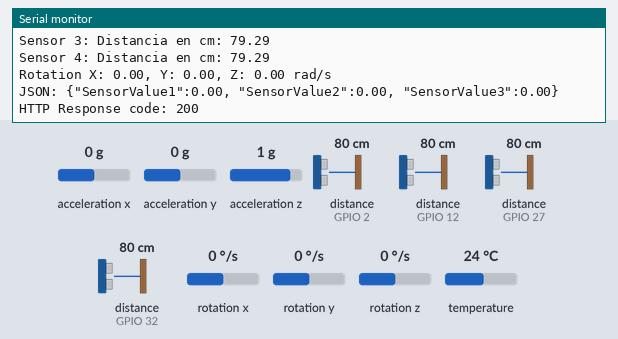
Simulated run of this sketch. Board: ESP32. On the bench: the last lines printed to the serial monitor. Wiring (inferred from the names in the program): 4 × ultrasonic range finder: trigger GPIO 13, echo GPIO 12 / trigger GPIO 14, echo GPIO 27 / trigger GPIO 15, echo GPIO 2 / trigger GPIO 33, echo GPIO 32. The inputs (shaded band) are chosen by the test bench; at power-on: distance to the obstacle (sensors on GPIO 2, GPIO 12, GPIO 27, GPIO 32) 80 cm, rotation x 0 °/s, rotation y 0 °/s, acceleration x 0 g, acceleration y 0 g, acceleration z 1 g, rotation z 0 °/s, temperature 24 °C. The echo pulse lasts 58.3 µs per cm; WiFi joins after 1.5 s; servers stay silent unless stated; uploads are accepted with an empty reply.

Above: at 2.8 s.
2.9 s: distance to the obstacle (sensor on GPIO 2) set to 2 cm
At 3.0 s:
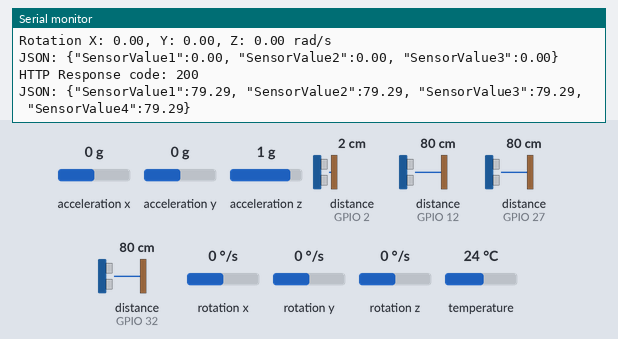
4.9 s: distance to the obstacle (sensor on GPIO 12) set to 2 cm
At 6.08 s:
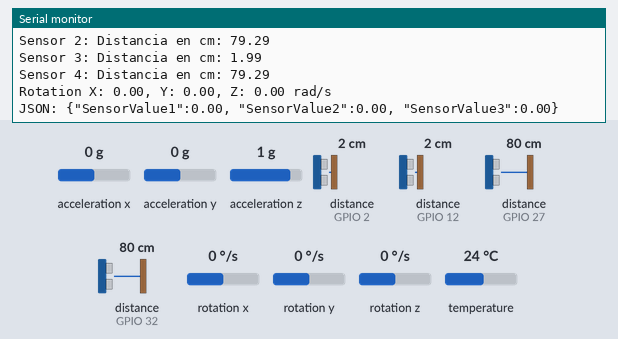
6.9 s: distance to the obstacle (sensor on GPIO 27) set to 2 cm
At 7.29 s:
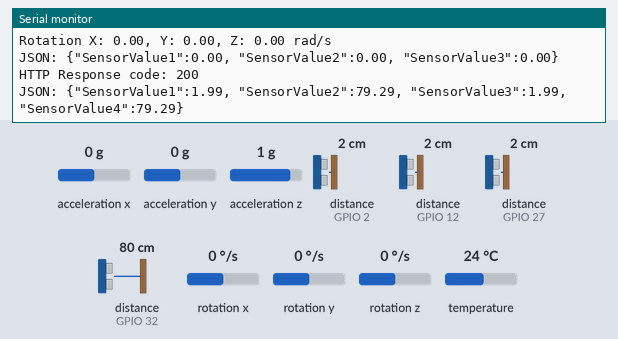
8.9 s: distance to the obstacle (sensor on GPIO 32) set to 2 cm
At 8.93 s:
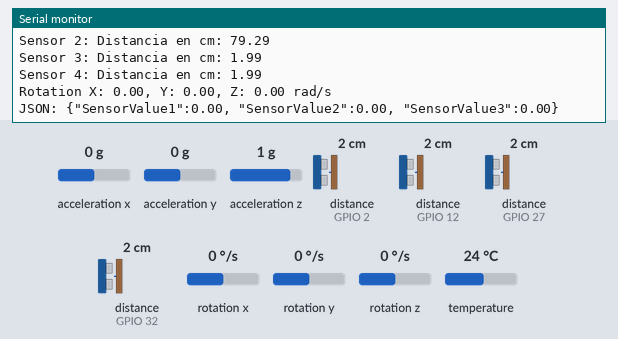
10.9 s: rotation x set to -192 °/s
At 12.6 s:
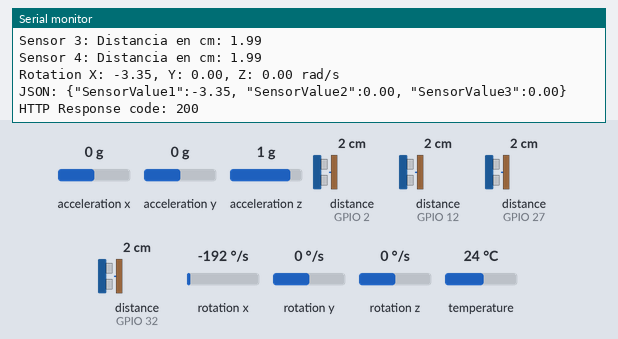
12.9 s: rotation y set to -192 °/s
At 14.1 s:
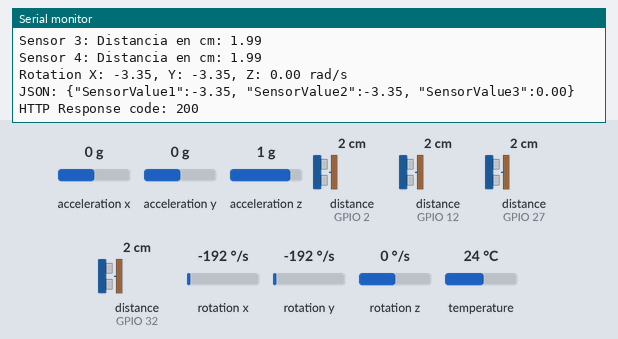
Timing chart, 0 to 15.9 s (numbered marks = the images above; inputs shaded):
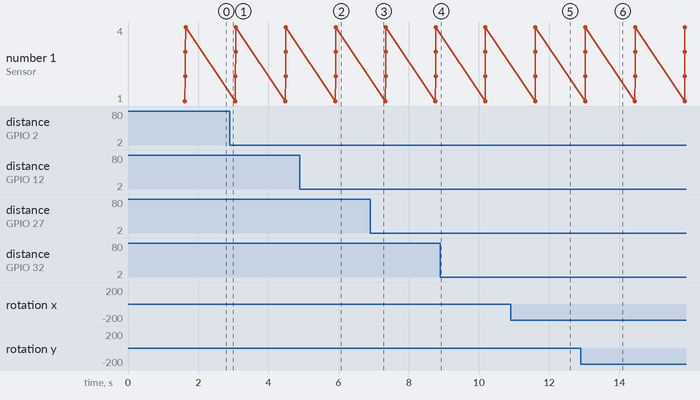

The sketch:

Todos_API.ino
```cpp
#include <WiFi.h>
#include <HTTPClient.h>
#include <Wire.h>
#include <Adafruit_MPU6050.h>

#define SOUND_SPEED 0.034  // Velocidad del sonido en el aire ≈ 343 m/s
#define ECHO_PIN_1 12      // Pin del trigger del sensor  Ok
#define TRIGGER_PIN_1 13   // Pin del eco del sensor      Ok
#define ECHO_PIN_2 32      // Pin del trigger del sensor  Ok
#define TRIGGER_PIN_2 33   // Pin del eco del sensor      Ok
#define ECHO_PIN_3 2      // Pin del trigger del sensor   Ok
#define TRIGGER_PIN_3 15   // Pin del eco del sensor      Ok
#define ECHO_PIN_4 27      // Pin del trigger del sensor  Ok
#define TRIGGER_PIN_4 14   // Pin del eco del sensor      Ok

const char *ssid = "LAPTOP-5BUGCH90";
const char *password = "123456789";
const char *serverUrl1 = "http://172.71.11.76:5000/api/receive_data_US4";
const char *serverUrl2 = "http://172.71.11.76:5000/api/receive_data_G";

Adafruit_MPU6050 mpu;

void setup() {
  Serial.begin(115200);
  pinMode(TRIGGER_PIN_1, OUTPUT);
  pinMode(ECHO_PIN_1, INPUT);
  pinMode(TRIGGER_PIN_2, OUTPUT);
  pinMode(ECHO_PIN_2, INPUT);
  pinMode(TRIGGER_PIN_3, OUTPUT);
  pinMode(ECHO_PIN_3, INPUT);
  pinMode(TRIGGER_PIN_4, OUTPUT);
  pinMode(ECHO_PIN_4, INPUT);

  WiFi.begin(ssid, password);

  while (WiFi.status() != WL_CONNECTED) {
    delay(500);
    Serial.println("Conectando a WiFi...");
  }

  Serial.println("Adafruit MPU6050 test!");

  Serial.println("Conectado a la red WiFi");
  Serial.print("Dirección IP: ");
  Serial.println(WiFi.localIP());
  Serial.println("MPU6050 Found!");

    mpu.setAccelerometerRange(MPU6050_RANGE_8_G);
  Serial.print("Accelerometer range set to: ");
  switch (mpu.getAccelerometerRange()) {
  case MPU6050_RANGE_2_G:
    Serial.println("+-2G");
    break;
  case MPU6050_RANGE_4_G:
    Serial.println("+-4G");
    break;
  case MPU6050_RANGE_8_G:
    Serial.println("+-8G");
    break;
  case MPU6050_RANGE_16_G:
    Serial.println("+-16G");
    break;
  }
  mpu.setGyroRange(MPU6050_RANGE_500_DEG);
  Serial.print("Gyro range set to: ");
  switch (mpu.getGyroRange()) {
  case MPU6050_RANGE_250_DEG:
    Serial.println("+- 250 deg/s");
    break;
  case MPU6050_RANGE_500_DEG:
    Serial.println("+- 500 deg/s");
    break;
  case MPU6050_RANGE_1000_DEG:
    Serial.println("+- 1000 deg/s");
    break;
  case MPU6050_RANGE_2000_DEG:
    Serial.println("+- 2000 deg/s");
    break;
  }

  mpu.setFilterBandwidth(MPU6050_BAND_5_HZ);
  Serial.print("Filter bandwidth set to: ");
  switch (mpu.getFilterBandwidth()) {
  case MPU6050_BAND_260_HZ:
    Serial.println("260 Hz");
    break;
  case MPU6050_BAND_184_HZ:
    Serial.println("184 Hz");
    break;
  case MPU6050_BAND_94_HZ:
    Serial.println("94 Hz");
    break;
  case MPU6050_BAND_44_HZ:
    Serial.println("44 Hz");
    break;
  case MPU6050_BAND_21_HZ:
    Serial.println("21 Hz");
    break;
  case MPU6050_BAND_10_HZ:
    Serial.println("10 Hz");
    break;
  case MPU6050_BAND_5_HZ:
    Serial.println("5 Hz");
    break;
  }

  Serial.println("-----");
  delay(100);

}

void loop() {
  sensors_event_t a, g, temp;
  mpu.getEvent(&a, &g, &temp);

  float sensor1 = calculateDistance_1();
  float sensor2 = calculateDistance_2();
  float sensor3 = calculateDistance_3();
  float sensor4 = calculateDistance_4();

  Serial.print("Rotation X: ");
  Serial.print(g.gyro.x);
  Serial.print(", Y: ");
  Serial.print(g.gyro.y);
  Serial.print(", Z: ");
  Serial.print(g.gyro.z);
  Serial.println(" rad/s");
  RequestPost_G(String(g.gyro.x), String(g.gyro.y), String(g.gyro.z));

  delay(1000);
  //Serial.println("return1: "+ String(sensor1));
  RequestPost(String(sensor1), String(sensor2), String(sensor3), String(sensor4));

  // delay(200);
  // calculateDistance_2();
  // delay(200);
  // calculateDistance_3();
  // delay(200);
  // calculateDistance_4();
  // delay(200);
}

float calculateDistance_1() {
  long duration;
  float distance_cm;

  // Genera un pulso corto en el pin del trigger para iniciar la medición
  digitalWrite(TRIGGER_PIN_1, LOW);
  delayMicroseconds(2);
  digitalWrite(TRIGGER_PIN_1, HIGH);
  delayMicroseconds(10);
  digitalWrite(TRIGGER_PIN_1, LOW);

  // Lee la duración del pulso en el pin del echo
  duration = pulseIn(ECHO_PIN_1, HIGH);
  // Calcula la distancia en centímetros
  distance_cm = duration * SOUND_SPEED / 2;  // Fórmula para convertir la duración del eco a cm
  Serial.print("Sensor 1");
  Serial.print(": Distancia en cm: ");
  Serial.println(distance_cm);
  return distance_cm;
}

float calculateDistance_2() {
  long duration;
  float distance_cm;

  // Genera un pulso corto en el pin del trigger para iniciar la medición
  digitalWrite(TRIGGER_PIN_2, LOW);
  delayMicroseconds(2);
  digitalWrite(TRIGGER_PIN_2, HIGH);
  delayMicroseconds(10);
  digitalWrite(TRIGGER_PIN_2, LOW);

  // Lee la duración del pulso en el pin del echo
  duration = pulseIn(ECHO_PIN_2, HIGH);
  // Calcula la distancia en centímetros
  distance_cm = duration * SOUND_SPEED / 2;  // Fórmula para convertir la duración del eco a cm
  Serial.print("Sensor 2");
  Serial.print(": Distancia en cm: ");
  Serial.println(distance_cm);
  return distance_cm;
}

float calculateDistance_3() {
  long duration;
  float distance_cm;

  // Genera un pulso corto en el pin del trigger para iniciar la medición
  digitalWrite(TRIGGER_PIN_3, LOW);
  delayMicroseconds(2);
  digitalWrite(TRIGGER_PIN_3, HIGH);
  delayMicroseconds(10);
  digitalWrite(TRIGGER_PIN_3, LOW);

  // Lee la duración del pulso en el pin del echo
  duration = pulseIn(ECHO_PIN_3, HIGH);
  // Calcula la distancia en centímetros
  distance_cm = duration * SOUND_SPEED / 2;  // Fórmula para convertir la duración del eco a cm
  Serial.print("Sensor 3");
  Serial.print(": Distancia en cm: ");
  Serial.println(distance_cm);
  return distance_cm;
}

float calculateDistance_4() {
  long duration;
  float distance_cm;

  // Genera un pulso corto en el pin del trigger para iniciar la medición
  digitalWrite(TRIGGER_PIN_4, LOW);
  delayMicroseconds(2);
  digitalWrite(TRIGGER_PIN_4, HIGH);
  delayMicroseconds(10);
  digitalWrite(TRIGGER_PIN_4, LOW);

  // Lee la duración del pulso en el pin del echo
  duration = pulseIn(ECHO_PIN_4, HIGH);
  // Calcula la distancia en centímetros
  distance_cm = duration * SOUND_SPEED / 2;  // Fórmula para convertir la duración del eco a cm
  Serial.print("Sensor 4");
  Serial.print(": Distancia en cm: ");
  Serial.println(distance_cm);
  return distance_cm;
}

void RequestPost(String Data1, String Data2, String Data3, String Data4){
    // Construir el JSON
  String json = "{\"SensorValue1\":" + String(Data1) + ", \"SensorValue2\":"+ String(Data2) + ", \"SensorValue3\":"+ String(Data3) + ", \"SensorValue4\":"+ String(Data4) +"}";

  Serial.println("JSON: "+ json);
  // Iniciar la conexión HTTP
  HTTPClient http;

  // Configurar la URL y los encabezados
  http.begin(serverUrl1);
  http.addHeader("Content-Type", "application/json");

  // Realizar la solicitud POST
  int httpResponseCode = http.POST(json);

  // Verificar la respuesta del servidor
  if (httpResponseCode > 0) {
    Serial.print("HTTP Response code: ");
    Serial.println(httpResponseCode);

    String response = http.getString();
    Serial.println(response);
  } else {
    Serial.print("Error en la solicitud. HTTP Response code: ");
    Serial.println(httpResponseCode);
  }

  // Liberar recursos
  http.end();
}

void RequestPost_G(String Data1, String Data2, String Data3){
    // Construir el JSON
  String json = "{\"SensorValue1\":" + String(Data1) + ", \"SensorValue2\":"+ String(Data2) + ", \"SensorValue3\":"+ String(Data3) + "}";

  Serial.println("JSON: "+ json);
  // Iniciar la conexión HTTP
  HTTPClient http;

  // Configurar la URL y los encabezados
  http.begin(serverUrl2);
  http.addHeader("Content-Type", "application/json");

  // Realizar la solicitud POST
  int httpResponseCode = http.POST(json);

  // Verificar la respuesta del servidor
  if (httpResponseCode > 0) {
    Serial.print("HTTP Response code: ");
    Serial.println(httpResponseCode);

    String response = http.getString();
    Serial.println(response);
  } else {
    Serial.print("Error en la solicitud. HTTP Response code: ");
    Serial.println(httpResponseCode);
  }

  // Liberar recursos
  http.end();
}
```

Measured:
- after the input at 4.9 s, the serial monitor: prints a new line after 1.0 s (image 2)
- after the input at 10.9 s, the serial monitor: prints a new line after 0.71 s (image 5)
- after the input at 12.9 s, the serial monitor: prints a new line after 0.13 s (image 6)
